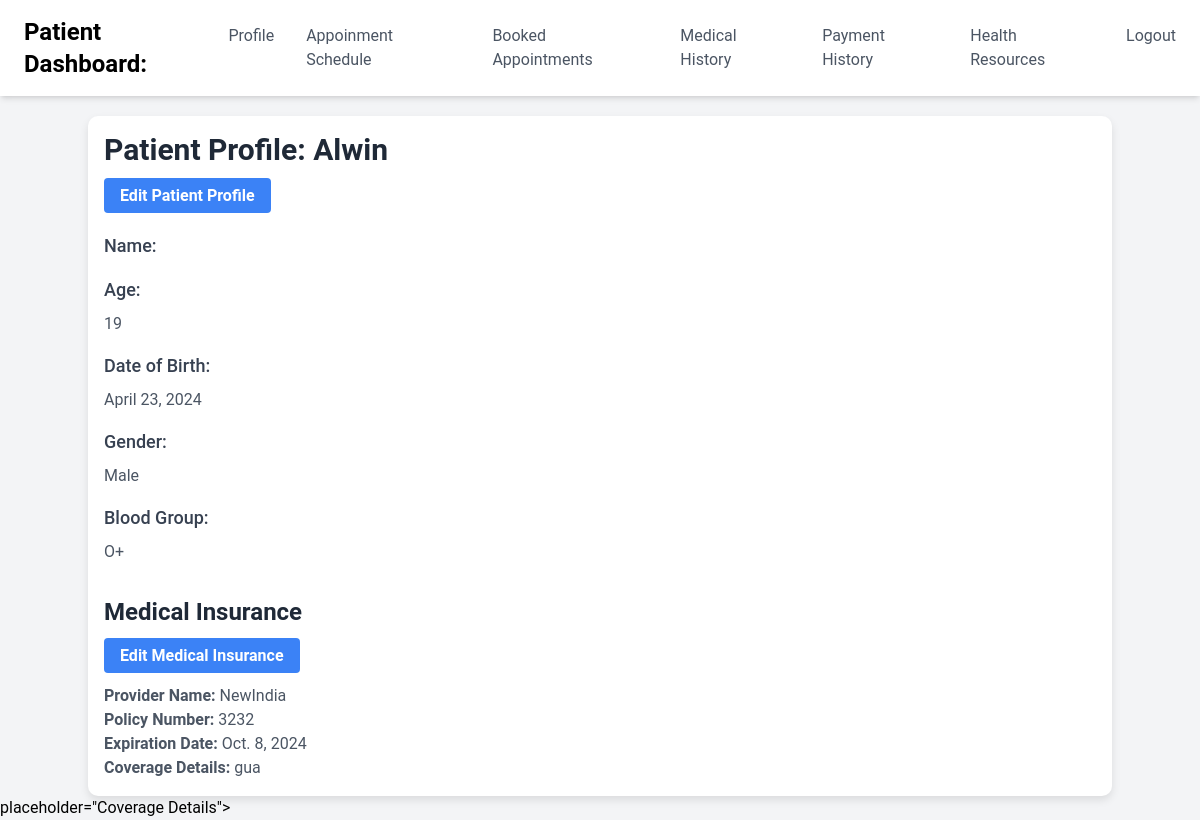
/patient/5/, run on the app's committed database.
### e_hospitalityapp/models.py (models this page shows, shortened)
class PatientProfile(models.Model):
    user = models.OneToOneField(User, on_delete=models.CASCADE)
    date_of_birth = models.DateField()
    GENDER_CHOICES = [
        ('M', 'Male'),
        ('F', 'Female'),
        ('O', 'Other'),
    ]
    BLOOD_GROUP_CHOICES = [
        ('A+', 'A+'),
        ('A-', 'A-'),
        ('B+', 'B+'),
        ('B-', 'B-'),
        ('AB+', 'AB+'),
        ('AB-', 'AB-'),
        ('O+', 'O+'),
        ('O-', 'O-'),
    ]
    age = models.PositiveIntegerField()
    gender = models.CharField(max_length=1, choices=GENDER_CHOICES)
    blood_group = models.CharField(max_length=3, choices=BLOOD_GROUP_CHOICES)

class MedicalInsurance(models.Model):
    user_profile = models.OneToOneField(PatientProfile, on_delete=models.CASCADE)
    provider_name = models.CharField(max_length=255)
    policy_number = models.CharField(max_length=100)
    expiration_date = models.DateField()
    coverage_details = models.TextField()

### e_hospitalityapp/views.py (the view)
# urls.py: path('patient/<int:pk>/', patient_profile_detail, name='patient_profile_detail'),
def patient_profile_detail(request, pk):
    patient_profile = get_object_or_404(PatientProfile, pk=pk)
    medical_insurance = get_object_or_404(MedicalInsurance, user_profile=patient_profile)
    context = {
        'patient':patient_profile,
        'patient_profile': patient_profile,
        'medical_insurance': medical_insurance,
    }
    return render(request, 'patient_profile_detail.html', context)

### templates/patient_profile_detail.html (shortened to what this page needs)
{% extends 'patient_view.html' %}
{% block content %}
<html lang="en">
<head>
</head>
<body>  <div class="container mx-auto p-4">
  <h1 class="text-3xl font-bold text-gray-800 mb-4">Patient Profile: {{ patient_profile.user.username }}</h1>
  <a href="{% url 'edit-patient-profile' patient_profile.pk %}" class="bg-blue-500 hover:bg-blue-700 text-white font-bold py-2 px-4 rounded focus:outline-none focus:shadow-outline">Edit Patient Profile</a>
  <div class="mt-6">
    <p class="text-lg font-medium text-gray-700 mb-2">Name:</p>
  </div>
  <div class="mt-4">
    <p class="text-lg font-medium text-gray-700 mb-2">Age:</p>
    <p class="text-gray-600">{{ patient_profile.age }}</p>
  </div>
  <div class="mt-4">
    <p class="text-lg font-medium text-gray-700 mb-2">Date of Birth:</p>
    <p class="text-gray-600">{{ patient_profile.date_of_birth }}</p>
  </div>
  <div class="mt-4">
    <p class="text-lg font-medium text-gray-700 mb-2">Gender:</p>
    <p class="text-gray-600">{{ patient_profile.get_gender_display }}</p>
  </div>
  <div class="mt-4">
    <p class="text-lg font-medium text-gray-700 mb-2">Blood Group:</p>
    <p class="text-gray-600">{{ patient_profile.get_blood_group_display }}</p>
  </div>
  <h2 class="text-2xl font-bold text-gray-800 mt-8 mb-4">Medical Insurance</h2>
  <a href="{% url 'edit-medical-insurance' patient_profile.pk %}" class="bg-blue-500 hover:bg-blue-700 text-white font-bold py-2 px-4 rounded focus:outline-none focus:shadow-outline">Edit Medical Insurance</a>
  <div class="mt-4">
    <p class="text-gray-600"><strong>Provider Name:</strong> {{ medical_insurance.provider_name }}</p>
    <p class="text-gray-600"><strong>Policy Number:</strong> {{ medical_insurance.policy_number }}</p>
    <p class="text-gray-600"><strong>Expiration Date:</strong> {{ medical_insurance.expiration_date }}</p>
    <p class="text-gray-600"><strong>Coverage Details:</strong> {{ medical_insurance.coverage_details }}</p>
  </div>
</div>                                                                                                                                                                                                                                                                                                                                                                                                                                                                                                                                                                                                                                                                                                                                                                                                                                                                                                                                                                                                                                                                                                                                             placeholder="Coverage Details"> </div>
</body>
</html>
{% endblock %}

### templates/patient_view.html (style rules this page uses)
body { font-family: 'Roboto', sans-serif; background-color: #FAF0CA; }
.text-gray-600 { color: #718096; }
.text-2xl { font-size: 1.5rem; }
.font-bold { font-weight: 700; }
.container { background-color: #fff; border-radius: 10px; box-shadow: 0 4px 8px rgba(0, 0, 0, 0.1); padding: 20px; margin-top: 20px; }

### data on the page
PatientProfile: user.username "Alwin", age "19", date_of_birth "April 23, 2024", gender "Male", blood_group "O+"
MedicalInsurance: provider_name "NewIndia", policy_number "3232", expiration_date "Oct. 8, 2024", coverage_details "gua"
